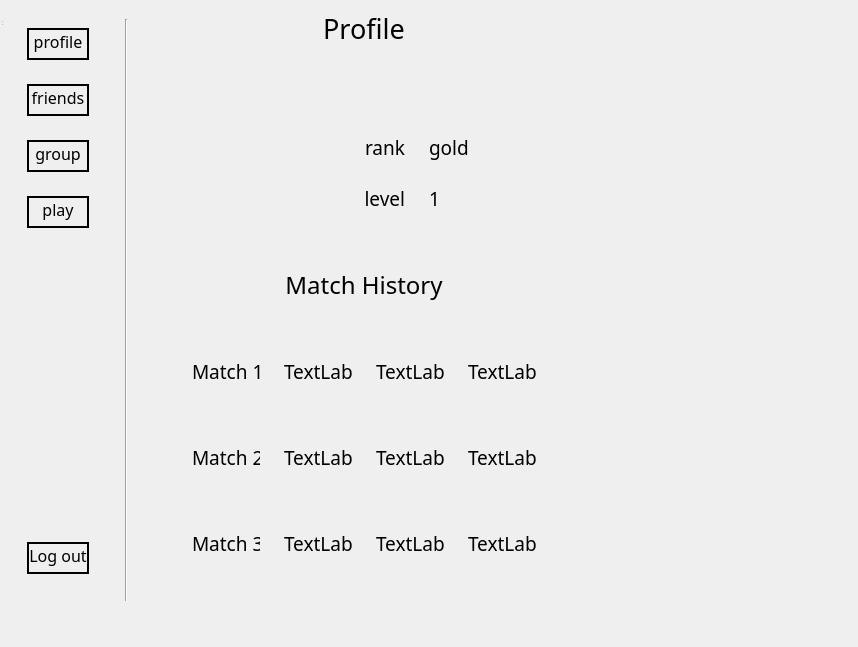
<?xml version="1.0" encoding="UTF-8"?>
<ui version="4.0">
 <class>MainWindow</class>
 <widget class="QWidget" name="MainWindow">
  <property name="geometry">
   <rect>
    <x>0</x>
    <y>0</y>
    <width>858</width>
    <height>647</height>
   </rect>
  </property>
  <property name="windowTitle">
   <string>MainWindow</string>
  </property>
  <widget class="QWidget" name="centralwidget">
   <property name="geometry">
    <rect>
     <x>0</x>
     <y>0</y>
     <width>572</width>
     <height>602</height>
    </rect>
   </property>
   <layout class="QHBoxLayout" name="horizontalLayout_6">
    <item>
     <widget class="QWidget" name="widget_9" native="true">
      <property name="minimumSize">
       <size>
        <width>150</width>
        <height>600</height>
       </size>
      </property>
      <property name="maximumSize">
       <size>
        <width>200</width>
        <height>600</height>
       </size>
      </property>
      <layout class="QHBoxLayout" name="horizontalLayout_7">
       <item>
        <widget class="QWidget" name="leftWidget" native="true">
         <property name="maximumSize">
          <size>
           <width>150</width>
           <height>600</height>
          </size>
         </property>
         <layout class="QVBoxLayout" name="verticalLayout">
          <item>
           <widget class="QWidget" name="widget_3" native="true">
            <layout class="QHBoxLayout" name="horizontalLayout">
             <item>
              <widget class="QPushButton" name="profile_button">
               <property name="font">
                <font>
                 <family>Poor Richard</family>
                 <pointsize>12</pointsize>
                </font>
               </property>
               <property name="styleSheet">
                <string notr="true">border-radius : 100; 
border : 2px solid black;
padding-bottom: 5px</string>
               </property>
               <property name="text">
                <string>profile</string>
               </property>
              </widget>
             </item>
            </layout>
           </widget>
          </item>
          <item>
           <widget class="QWidget" name="widget_4" native="true">
            <layout class="QHBoxLayout" name="horizontalLayout_2">
             <item>
              <widget class="QPushButton" name="friend_button">
               <property name="font">
                <font>
                 <family>Poor Richard</family>
                 <pointsize>12</pointsize>
                </font>
               </property>
               <property name="styleSheet">
                <string notr="true">border-radius : 100; 
border : 2px solid black;
padding-bottom: 5px</string>
               </property>
               <property name="text">
                <string>friends</string>
               </property>
              </widget>
             </item>
            </layout>
           </widget>
          </item>
          <item>
           <widget class="QWidget" name="widget_5" native="true">
            <layout class="QHBoxLayout" name="horizontalLayout_3">
             <item>
              <widget class="QPushButton" name="group_button">
               <property name="font">
                <font>
                 <family>Poor Richard</family>
                 <pointsize>12</pointsize>
                </font>
               </property>
               <property name="styleSheet">
                <string notr="true">border-radius : 100; 
border : 2px solid black;
padding-bottom: 5px</string>
               </property>
               <property name="text">
                <string>group</string>
               </property>
              </widget>
             </item>
            </layout>
           </widget>
          </item>
          <item>
           <widget class="QWidget" name="widget_6" native="true">
            <layout class="QVBoxLayout" name="verticalLayout_2">
             <item>
              <widget class="QPushButton" name="play_button">
               <property name="font">
                <font>
                 <family>Poor Richard</family>
                 <pointsize>12</pointsize>
                </font>
               </property>
               <property name="styleSheet">
                <string notr="true">border-radius : 100; 
border : 2px solid black;
padding-bottom: 5px</string>
               </property>
               <property name="text">
                <string>play</string>
               </property>
              </widget>
             </item>
            </layout>
           </widget>
          </item>
          <item>
           <spacer name="verticalSpacer">
            <property name="orientation">
             <enum>Qt::Vertical</enum>
            </property>
            <property name="sizeHint" stdset="0">
             <size>
              <width>20</width>
              <height>40</height>
             </size>
            </property>
           </spacer>
          </item>
          <item>
           <widget class="QWidget" name="widget_7" native="true">
            <layout class="QHBoxLayout" name="horizontalLayout_4">
             <item>
              <widget class="QPushButton" name="logout_button">
               <property name="font">
                <font>
                 <family>Poor Richard</family>
                 <pointsize>12</pointsize>
                </font>
               </property>
               <property name="styleSheet">
                <string notr="true">border-radius : 100; 
border : 2px solid black;
padding-bottom: 5px</string>
               </property>
               <property name="text">
                <string>Log out</string>
               </property>
              </widget>
             </item>
            </layout>
           </widget>
          </item>
         </layout>
        </widget>
       </item>
       <item>
        <widget class="QWidget" name="widget_8" native="true">
         <property name="minimumSize">
          <size>
           <width>20</width>
           <height>600</height>
          </size>
         </property>
         <property name="maximumSize">
          <size>
           <width>40</width>
           <height>600</height>
          </size>
         </property>
         <layout class="QHBoxLayout" name="horizontalLayout_8">
          <item>
           <widget class="Line" name="line">
            <property name="minimumSize">
             <size>
              <width>5</width>
              <height>600</height>
             </size>
            </property>
            <property name="orientation">
             <enum>Qt::Vertical</enum>
            </property>
           </widget>
          </item>
         </layout>
        </widget>
       </item>
      </layout>
     </widget>
    </item>
    <item>
     <widget class="QWidget" name="widget" native="true">
      <property name="maximumSize">
       <size>
        <width>600</width>
        <height>600</height>
       </size>
      </property>
      <layout class="QGridLayout" name="gridLayout">
       <item row="0" column="0" colspan="2">
        <widget class="QWidget" name="widget_2" native="true">
         <property name="maximumSize">
          <size>
           <width>600</width>
           <height>100</height>
          </size>
         </property>
         <layout class="QHBoxLayout" name="horizontalLayout_5">
          <property name="topMargin">
           <number>0</number>
          </property>
          <item>
           <widget class="QLabel" name="label">
            <property name="font">
             <font>
              <family>Poor Richard</family>
              <pointsize>20</pointsize>
             </font>
            </property>
            <property name="text">
             <string>Profile</string>
            </property>
            <property name="alignment">
             <set>Qt::AlignHCenter|Qt::AlignTop</set>
            </property>
           </widget>
          </item>
         </layout>
        </widget>
       </item>
       <item row="1" column="0">
        <widget class="QWidget" name="avatar" native="true">
         <property name="maximumSize">
          <size>
           <width>100</width>
           <height>100</height>
          </size>
         </property>
        </widget>
       </item>
       <item row="1" column="1">
        <widget class="QWidget" name="info" native="true">
         <layout class="QGridLayout" name="gridLayout_2">
          <item row="0" column="0">
           <widget class="QWidget" name="widget_10" native="true">
            <layout class="QHBoxLayout" name="horizontalLayout_9">
             <item>
              <widget class="QLabel" name="rank">
               <property name="font">
                <font>
                 <family>Poor Richard</family>
                 <pointsize>14</pointsize>
                </font>
               </property>
               <property name="text">
                <string>rank</string>
               </property>
               <property name="alignment">
                <set>Qt::AlignRight|Qt::AlignTrailing|Qt::AlignVCenter</set>
               </property>
              </widget>
             </item>
            </layout>
           </widget>
          </item>
          <item row="0" column="1">
           <widget class="QWidget" name="widget_13" native="true">
            <layout class="QHBoxLayout" name="horizontalLayout_12">
             <item>
              <widget class="QLabel" name="rank_inf">
               <property name="font">
                <font>
                 <family>Poor Richard</family>
                 <pointsize>14</pointsize>
                </font>
               </property>
               <property name="text">
                <string>gold</string>
               </property>
               <property name="textFormat">
                <enum>Qt::AutoText</enum>
               </property>
               <property name="alignment">
                <set>Qt::AlignLeading|Qt::AlignLeft|Qt::AlignVCenter</set>
               </property>
              </widget>
             </item>
            </layout>
           </widget>
          </item>
          <item row="1" column="0">
           <widget class="QWidget" name="widget_11" native="true">
            <layout class="QHBoxLayout" name="horizontalLayout_10">
             <item>
              <widget class="QLabel" name="level">
               <property name="font">
                <font>
                 <family>Poor Richard</family>
                 <pointsize>14</pointsize>
                </font>
               </property>
               <property name="text">
                <string>level</string>
               </property>
               <property name="alignment">
                <set>Qt::AlignRight|Qt::AlignTrailing|Qt::AlignVCenter</set>
               </property>
              </widget>
             </item>
            </layout>
           </widget>
          </item>
          <item row="1" column="1">
           <widget class="QWidget" name="widget_14" native="true">
            <layout class="QHBoxLayout" name="horizontalLayout_11">
             <item>
              <widget class="QLabel" name="level_inf">
               <property name="font">
                <font>
                 <family>Poor Richard</family>
                 <pointsize>14</pointsize>
                </font>
               </property>
               <property name="text">
                <string>1</string>
               </property>
               <property name="alignment">
                <set>Qt::AlignLeading|Qt::AlignLeft|Qt::AlignVCenter</set>
               </property>
              </widget>
             </item>
            </layout>
           </widget>
          </item>
         </layout>
        </widget>
       </item>
       <item row="2" column="0" colspan="2">
        <widget class="QWidget" name="widget_12" native="true">
         <layout class="QVBoxLayout" name="verticalLayout_3">
          <item>
           <widget class="QWidget" name="widget_15" native="true">
            <layout class="QVBoxLayout" name="verticalLayout_4">
             <item>
              <widget class="QLabel" name="Match_history">
               <property name="font">
                <font>
                 <family>Poor Richard</family>
                 <pointsize>18</pointsize>
                </font>
               </property>
               <property name="text">
                <string>Match History</string>
               </property>
               <property name="alignment">
                <set>Qt::AlignCenter</set>
               </property>
              </widget>
             </item>
            </layout>
           </widget>
          </item>
          <item>
           <widget class="QWidget" name="match1" native="true">
            <layout class="QHBoxLayout" name="horizontalLayout_13">
             <item>
              <widget class="QWidget" name="widget_16" native="true">
               <layout class="QHBoxLayout" name="horizontalLayout_26">
                <item>
                 <widget class="QLabel" name="Match1">
                  <property name="font">
                   <font>
                    <family>Poor Richard</family>
                    <pointsize>14</pointsize>
                   </font>
                  </property>
                  <property name="text">
                   <string>Match 1</string>
                  </property>
                 </widget>
                </item>
               </layout>
              </widget>
             </item>
             <item>
              <widget class="QWidget" name="widget_17" native="true">
               <layout class="QHBoxLayout" name="horizontalLayout_25">
                <item>
                 <widget class="QLabel" name="label_8">
                  <property name="font">
                   <font>
                    <family>Poor Richard</family>
                    <pointsize>14</pointsize>
                   </font>
                  </property>
                  <property name="text">
                   <string>TextLabel</string>
                  </property>
                 </widget>
                </item>
               </layout>
              </widget>
             </item>
             <item>
              <widget class="QWidget" name="widget_18" native="true">
               <layout class="QVBoxLayout" name="verticalLayout_5">
                <item>
                 <widget class="QLabel" name="label_9">
                  <property name="font">
                   <font>
                    <family>Poor Richard</family>
                    <pointsize>14</pointsize>
                   </font>
                  </property>
                  <property name="text">
                   <string>TextLabel</string>
                  </property>
                 </widget>
                </item>
               </layout>
              </widget>
             </item>
             <item>
              <widget class="QWidget" name="widget_19" native="true">
               <layout class="QHBoxLayout" name="horizontalLayout_24">
                <item>
                 <widget class="QLabel" name="label_10">
                  <property name="font">
                   <font>
                    <family>Poor Richard</family>
                    <pointsize>14</pointsize>
                   </font>
                  </property>
                  <property name="text">
                   <string>TextLabel</string>
                  </property>
                 </widget>
                </item>
               </layout>
              </widget>
             </item>
            </layout>
           </widget>
          </item>
          <item>
           <widget class="QWidget" name="match2" native="true">
            <layout class="QHBoxLayout" name="horizontalLayout_14">
             <item>
              <widget class="QWidget" name="widget_20" native="true">
               <layout class="QHBoxLayout" name="horizontalLayout_23">
                <item>
                 <widget class="QLabel" name="Match2">
                  <property name="font">
                   <font>
                    <family>Poor Richard</family>
                    <pointsize>14</pointsize>
                   </font>
                  </property>
                  <property name="text">
                   <string>Match 2</string>
                  </property>
                 </widget>
                </item>
               </layout>
              </widget>
             </item>
             <item>
              <widget class="QWidget" name="widget_21" native="true">
               <layout class="QHBoxLayout" name="horizontalLayout_22">
                <item>
                 <widget class="QLabel" name="label_12">
                  <property name="font">
                   <font>
                    <family>Poor Richard</family>
                    <pointsize>14</pointsize>
                   </font>
                  </property>
                  <property name="text">
                   <string>TextLabel</string>
                  </property>
                 </widget>
                </item>
               </layout>
              </widget>
             </item>
             <item>
              <widget class="QWidget" name="widget_22" native="true">
               <layout class="QHBoxLayout" name="horizontalLayout_21">
                <item>
                 <widget class="QLabel" name="label_13">
                  <property name="font">
                   <font>
                    <family>Poor Richard</family>
                    <pointsize>14</pointsize>
                   </font>
                  </property>
                  <property name="text">
                   <string>TextLabel</string>
                  </property>
                 </widget>
                </item>
               </layout>
              </widget>
             </item>
             <item>
              <widget class="QWidget" name="widget_23" native="true">
               <layout class="QHBoxLayout" name="horizontalLayout_20">
                <item>
                 <widget class="QLabel" name="label_14">
                  <property name="font">
                   <font>
                    <family>Poor Richard</family>
                    <pointsize>14</pointsize>
                   </font>
                  </property>
                  <property name="text">
                   <string>TextLabel</string>
                  </property>
                 </widget>
                </item>
               </layout>
              </widget>
             </item>
            </layout>
           </widget>
          </item>
          <item>
           <widget class="QWidget" name="match3" native="true">
            <layout class="QHBoxLayout" name="horizontalLayout_15">
             <item>
              <widget class="QWidget" name="widget_24" native="true">
               <layout class="QHBoxLayout" name="horizontalLayout_19">
                <item>
                 <widget class="QLabel" name="Match3">
                  <property name="font">
                   <font>
                    <family>Poor Richard</family>
                    <pointsize>14</pointsize>
                   </font>
                  </property>
                  <property name="text">
                   <string>Match 3</string>
                  </property>
                 </widget>
                </item>
               </layout>
              </widget>
             </item>
             <item>
              <widget class="QWidget" name="widget_25" native="true">
               <layout class="QHBoxLayout" name="horizontalLayout_18">
                <item>
                 <widget class="QLabel" name="label_16">
                  <property name="font">
                   <font>
                    <family>Poor Richard</family>
                    <pointsize>14</pointsize>
                   </font>
                  </property>
                  <property name="text">
                   <string>TextLabel</string>
                  </property>
                 </widget>
                </item>
               </layout>
              </widget>
             </item>
             <item>
              <widget class="QWidget" name="widget_26" native="true">
               <layout class="QHBoxLayout" name="horizontalLayout_17">
                <item>
                 <widget class="QLabel" name="label_17">
                  <property name="font">
                   <font>
                    <family>Poor Richard</family>
                    <pointsize>14</pointsize>
                   </font>
                  </property>
                  <property name="text">
                   <string>TextLabel</string>
                  </property>
                 </widget>
                </item>
               </layout>
              </widget>
             </item>
             <item>
              <widget class="QWidget" name="widget_27" native="true">
               <layout class="QHBoxLayout" name="horizontalLayout_16">
                <item>
                 <widget class="QLabel" name="label_18">
                  <property name="font">
                   <font>
                    <family>Poor Richard</family>
                    <pointsize>14</pointsize>
                   </font>
                  </property>
                  <property name="text">
                   <string>TextLabel</string>
                  </property>
                 </widget>
                </item>
               </layout>
              </widget>
             </item>
            </layout>
           </widget>
          </item>
         </layout>
        </widget>
       </item>
      </layout>
     </widget>
    </item>
   </layout>
  </widget>
  <widget class="QStatusBar" name="statusbar">
   <property name="geometry">
    <rect>
     <x>0</x>
     <y>0</y>
     <width>3</width>
     <height>27</height>
    </rect>
   </property>
  </widget>
 </widget>
 <resources/>
 <connections/>
</ui>
